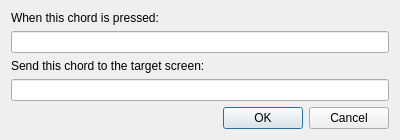
<?xml version="1.0" encoding="UTF-8"?>
<ui version="4.0">
 <class>ChordRemapDialog</class>
 <widget class="QDialog" name="ChordRemapDialog">
  <property name="geometry">
   <rect>
    <x>0</x>
    <y>0</y>
    <width>400</width>
    <height>140</height>
   </rect>
  </property>
  <property name="windowTitle">
   <string>Chord remap</string>
  </property>
  <layout class="QVBoxLayout">
   <item>
    <widget class="QLabel" name="labelIn">
     <property name="text">
      <string>When this chord is pressed:</string>
     </property>
    </widget>
   </item>
   <item>
    <widget class="KeySequenceWidget" name="m_pKeySequenceWidgetIn"/>
   </item>
   <item>
    <widget class="QLabel" name="labelOut">
     <property name="text">
      <string>Send this chord to the target screen:</string>
     </property>
    </widget>
   </item>
   <item>
    <widget class="KeySequenceWidget" name="m_pKeySequenceWidgetOut"/>
   </item>
   <item>
    <widget class="QDialogButtonBox" name="buttonBox">
     <property name="orientation">
      <enum>Qt::Horizontal</enum>
     </property>
     <property name="standardButtons">
      <set>QDialogButtonBox::Cancel|QDialogButtonBox::Ok</set>
     </property>
    </widget>
   </item>
  </layout>
 </widget>
 <customwidgets>
  <customwidget>
   <class>KeySequenceWidget</class>
   <extends>QLineEdit</extends>
   <header>widgets/KeySequenceWidget.h</header>
  </customwidget>
 </customwidgets>
 <resources/>
 <connections>
  <connection>
   <sender>buttonBox</sender>
   <signal>accepted()</signal>
   <receiver>ChordRemapDialog</receiver>
   <slot>accept()</slot>
   <hints>
    <hint type="sourcelabel">
     <x>248</x>
     <y>254</y>
    </hint>
    <hint type="destinationlabel">
     <x>157</x>
     <y>274</y>
    </hint>
   </hints>
  </connection>
  <connection>
   <sender>buttonBox</sender>
   <signal>rejected()</signal>
   <receiver>ChordRemapDialog</receiver>
   <slot>reject()</slot>
   <hints>
    <hint type="sourcelabel">
     <x>316</x>
     <y>260</y>
    </hint>
    <hint type="destinationlabel">
     <x>286</x>
     <y>274</y>
    </hint>
   </hints>
  </connection>
 </connections>
</ui>
